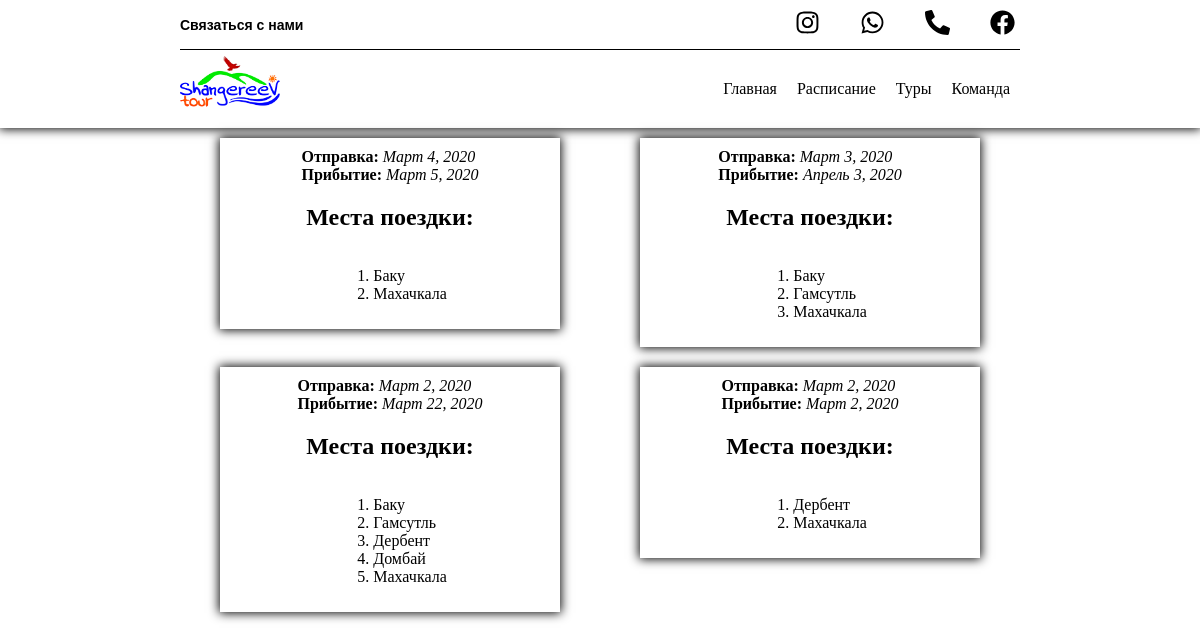
Screenshot of /timetable/ with the database file from the repository.
### tours/models.py (models this page shows, shortened)
class Timetable(models.Model):
	sending_date = models.DateField()
	departure_date = models.DateField(blank='True')
	name_trips = models.ManyToManyField(Travel)
	class Meta:
		ordering = ('-sending_date',)

class Travel(models.Model):
	photo_main = models.ImageField(upload_to='images_travel/')
	video_travel = models.FileField(upload_to='videos_travel/')
	name_travel = models.CharField(max_length=50)
	price_travel = models.IntegerField()
	description_travel = models.TextField()
	url = models.SlugField(max_length=160, unique=True)
	trips = models.ForeignKey(Trips, on_delete = models.CASCADE)
	class Meta:
		ordering = ('name_travel',)

### tours/views.py (the view)
# urls.py: path('timetable/', views.timetable, name='timetable'),
def timetable(request):
	trips = Trips.objects.all()
	timetable = Timetable.objects.all()
	trips = Trips.objects.all()
	form = ContactUsForm(request.POST)
	if request.method == "POST":
		if form.is_valid():
			form.save()
	return render(request, 'tours/timetable.html', locals())

### tours/templates/tours/timetable.html
{% extends 'tours/base.html' %}
{% block content %}
		<section>
			<div class="container">
				<div class="flex">
					{% for timetables in timetable %}
						<article class="article">
							<ul>
								<li>
									<b>Отправка:</b> <em>{{timetables.sending_date}}</em>
									<br>
									<b>Прибытие:</b> <em>{{timetables.departure_date}}</em>
								</li>
							</ul>
							<h2>Места поездки:</h2>
							<ol>
								{% for nametrip in  timetables.name_trips.all %}
         							<li><a href="{% url 'detail_about_travel' nametrip.url %}">{{nametrip.name_travel}}</a></li>
								{% endfor %}
							</ol>
						</article>
					{% endfor %}
				</div>
			</div>
		</section>
{% endblock %}

### static/css/main.css (style rules this page uses)
body { margin: 0; padding: 0; color: black; overflow: scroll; }
ul { padding: 0; margin: 0; list-style: none; }
a { text-decoration: none; color: black; }
.container { width: 70%; min-width: 768px; margin: 0 auto; }
.flex { display: flex; justify-content: space-around; align-content: space-around; align-items: flex-start; flex-wrap: wrap; }
.article { display:flex; flex-direction: column; align-items: center; width: 320px; background: white; padding:10px; margin: 10px; box-shadow: 0 0 10px 1px black; text-align: justify; }

### rows the page displays
Timetable: sending_date "Март 4, 2020", departure_date "Март 5, 2020"
Travel: name_travel "Баку"
Travel: name_travel "Махачкала"
Timetable: sending_date "Март 3, 2020", departure_date "Апрель 3, 2020"
Travel: name_travel "Гамсутль"
Timetable: sending_date "Март 2, 2020", departure_date "Март 22, 2020"
Travel: name_travel "Дербент"
Travel: name_travel "Домбай"
Timetable: sending_date "Март 2, 2020", departure_date "Март 2, 2020"
